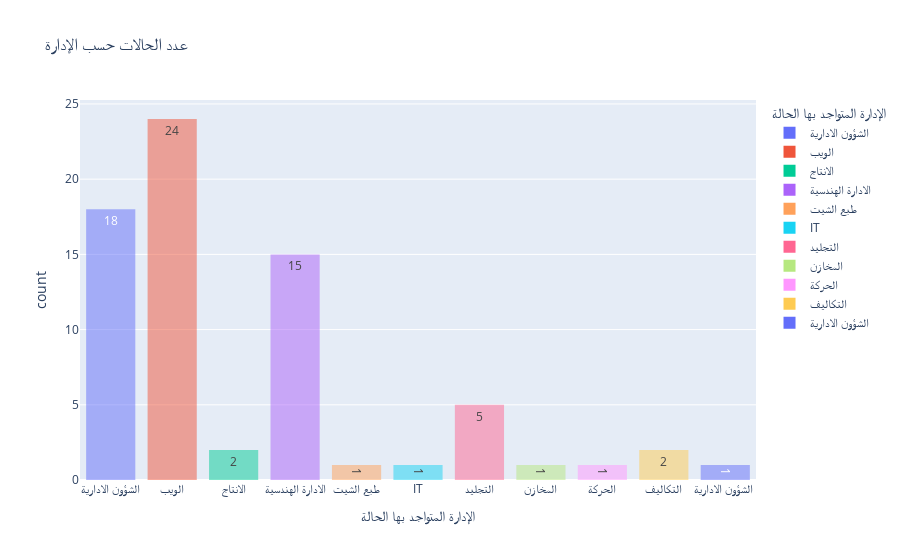

Notebook code cell kept with this figure:
### Code cell
px.histogram(data_frame=ncr,
             x='الإدارة المتواجد بها الحالة',
             text_auto=True,
             color="الإدارة المتواجد بها الحالة",
             barmode='overlay',
             title='عدد الحالات حسب الإدارة')

### Figure 1 — Plotly figure (JSON) as saved in the notebook; plotly's stock layout.template omitted (floating-point values rounded to 4 significant figures)
{"data": [{"bingroup": "x", "hovertemplate": "الإدارة المتواجد بها الحالة=%{x}<br>count=%{y}<extra></extra>", "legendgroup": "الشؤون الادارية", "marker": {"color": "#636efa", "opacity": 0.5, "pattern": {"shape": ""}}, "name": "الشؤون الادارية", "orientation": "v", "showlegend": true, "texttemplate": "%{value}", "type": "histogram", "x": ["الشؤون الادارية", "الشؤون الادارية", "الشؤون الادارية", "الشؤون الادارية", "الشؤون الادارية", "الشؤون الادارية", "الشؤون الادارية", "الشؤون الادارية", "الشؤون الادارية", "الشؤون الادارية", "الشؤون الادارية", "الشؤون الادارية", "الشؤون الادارية", "الشؤون الادارية", "الشؤون الادارية", "الشؤون الادارية", "الشؤون الادارية", "الشؤون الادارية"], "xaxis": "x", "yaxis": "y"}, {"bingroup": "x", "hovertemplate": "الإدارة المتواجد بها الحالة=%{x}<br>count=%{y}<extra></extra>", "legendgroup": "الويب", "marker": {"color": "#EF553B", "opacity": 0.5, "pattern": {"shape": ""}}, "name": "الويب", "orientation": "v", "showlegend": true, "texttemplate": "%{value}", "type": "histogram", "x": ["الويب", "الويب", "الويب", "الويب", "الويب", "الويب", "الويب", "الويب", "الويب", "الويب", "الويب", "الويب", "الويب", "الويب", "الويب", "الويب", "الويب", "الويب", "الويب", "الويب", "الويب", "الويب", "الويب", "الويب"], "xaxis": "x", "yaxis": "y"}, {"bingroup": "x", "hovertemplate": "الإدارة المتواجد بها الحالة=%{x}<br>count=%{y}<extra></extra>", "legendgroup": "الانتاج", "marker": {"color": "#00cc96", "opacity": 0.5, "pattern": {"shape": ""}}, "name": "الانتاج", "orientation": "v", "showlegend": true, "texttemplate": "%{value}", "type": "histogram", "x": ["الانتاج", "الانتاج"], "xaxis": "x", "yaxis": "y"}, {"bingroup": "x", "hovertemplate": "الإدارة المتواجد بها الحالة=%{x}<br>count=%{y}<extra></extra>", "legendgroup": "الادارة الهندسية", "marker": {"color": "#ab63fa", "opacity": 0.5, "pattern": {"shape": ""}}, "name": "الادارة الهندسية", "orientation": "v", "showlegend": true, "texttemplate": "%{value}", "type": "histogram", "x": ["الادارة الهندسية", "الادارة الهندسية", "الادارة الهندسية", "الادارة الهندسية", "الادارة الهندسية", "الادارة الهندسية", "الادارة الهندسية", "الادارة الهندسية", "الادارة الهندسية", "الادارة الهندسية", "الادارة الهندسية", "الادارة الهندسية", "الادارة الهندسية", "الادارة الهندسية", "الادارة الهندسية"], "xaxis": "x", "yaxis": "y"}, {"bingroup": "x", "hovertemplate": "الإدارة المتواجد بها الحالة=%{x}<br>count=%{y}<extra></extra>", "legendgroup": "طبع الشيت", "marker": {"color": "#FFA15A", "opacity": 0.5, "pattern": {"shape": ""}}, "name": "طبع الشيت", "orientation": "v", "showlegend": true, "texttemplate": "%{value}", "type": "histogram", "x": ["طبع الشيت"], "xaxis": "x", "yaxis": "y"}, {"bingroup": "x", "hovertemplate": "الإدارة المتواجد بها الحالة=%{x}<br>count=%{y}<extra></extra>", "legendgroup": "IT", "marker": {"color": "#19d3f3", "opacity": 0.5, "pattern": {"shape": ""}}, "name": "IT", "orientation": "v", "showlegend": true, "texttemplate": "%{value}", "type": "histogram", "x": ["IT"], "xaxis": "x", "yaxis": "y"}, {"bingroup": "x", "hovertemplate": "الإدارة المتواجد بها الحالة=%{x}<br>count=%{y}<extra></extra>", "legendgroup": "التجليد", "marker": {"color": "#FF6692", "opacity": 0.5, "pattern": {"shape": ""}}, "name": "التجليد", "orientation": "v", "showlegend": true, "texttemplate": "%{value}", "type": "histogram", "x": ["التجليد", "التجليد", "التجليد", "التجليد", "التجليد"], "xaxis": "x", "yaxis": "y"}, {"bingroup": "x", "hovertemplate": "الإدارة المتواجد بها الحالة=%{x}<br>count=%{y}<extra></extra>", "legendgroup": "المخازن", "marker": {"color": "#B6E880", "opacity": 0.5, "pattern": {"shape": ""}}, "name": "المخازن", "orientation": "v", "showlegend": true, "texttemplate": "%{value}", "type": "histogram", "x": ["المخازن"], "xaxis": "x", "yaxis": "y"}, {"bingroup": "x", "hovertemplate": "الإدارة المتواجد بها الحالة=%{x}<br>count=%{y}<extra></extra>", "legendgroup": "الحركة", "marker": {"color": "#FF97FF", "opacity": 0.5, "pattern": {"shape": ""}}, "name": "الحركة", "orientation": "v", "showlegend": true, "texttemplate": "%{value}", "type": "histogram", "x": ["الحركة"], "xaxis": "x", "yaxis": "y"}, {"bingroup": "x", "hovertemplate": "الإدارة المتواجد بها الحالة=%{x}<br>count=%{y}<extra></extra>", "legendgroup": "التكاليف", "marker": {"color": "#FECB52", "opacity": 0.5, "pattern": {"shape": ""}}, "name": "التكاليف", "orientation": "v", "showlegend": true, "texttemplate": "%{value}", "type": "histogram", "x": ["التكاليف", "التكاليف"], "xaxis": "x", "yaxis": "y"}, {"bingroup": "x", "hovertemplate": "الإدارة المتواجد بها الحالة=%{x}<br>count=%{y}<extra></extra>", "legendgroup": "الشؤون الادارية ", "marker": {"color": "#636efa", "opacity": 0.5, "pattern": {"shape": ""}}, "name": "الشؤون الادارية ", "orientation": "v", "showlegend": true, "texttemplate": "%{value}", "type": "histogram", "x": ["الشؤون الادارية "], "xaxis": "x", "yaxis": "y"}], "layout": {"barmode": "overlay", "legend": {"title": {"text": "الإدارة المتواجد بها الحالة"}, "tracegroupgap": 0}, "title": {"text": "عدد الحالات حسب الإدارة"}, "xaxis": {"anchor": "y", "categoryarray": ["الشؤون الادارية", "الويب", "الانتاج", "الادارة الهندسية", "طبع الشيت", "IT", "التجليد", "المخازن", "الحركة", "التكاليف", "الشؤون الادارية "], "categoryorder": "array", "domain": [0, 1], "title": {"text": "الإدارة المتواجد بها الحالة"}}, "yaxis": {"anchor": "x", "domain": [0, 1], "title": {"text": "count"}}}}
